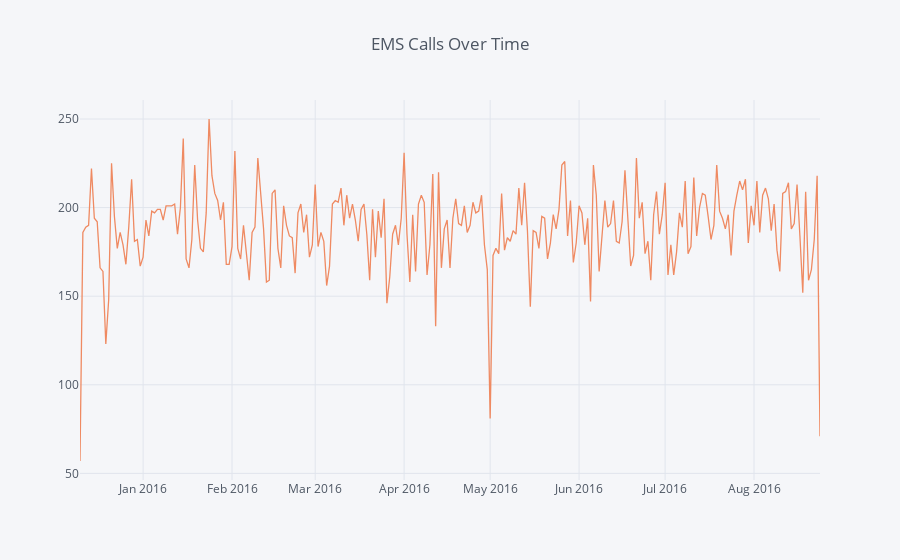

Notebook source saved alongside this figure:
### Code cell
df[df['Type']=='EMS'].groupby('Date').count()['twp'].iplot(title = 'EMS Calls Over Time',colorscale='rdgy')

### Figure 1 — Plotly figure (JSON) as saved in the notebook; plotly's stock layout.template omitted (floating-point values rounded to 4 significant figures; data arrays with more than 128 entries replaced by an {"elided": "..."} marker saying what was removed)
{"data": [{"line": {"color": "rgba(239, 138, 98, 1.0)", "dash": "solid", "shape": "linear", "width": 1.3}, "mode": "lines", "name": "twp", "text": "", "type": "scatter", "uid": "081ce57a-dc41-4662-9a83-207d54881bae", "x": {"elided": "259 str values"}, "y": {"elided": "259 int values"}}], "layout": {"legend": {"bgcolor": "#F5F6F9", "font": {"color": "#4D5663"}}, "paper_bgcolor": "#F5F6F9", "plot_bgcolor": "#F5F6F9", "title": {"font": {"color": "#4D5663"}, "text": "EMS Calls Over Time"}, "xaxis": {"gridcolor": "#E1E5ED", "showgrid": true, "tickfont": {"color": "#4D5663"}, "title": {"font": {"color": "#4D5663"}, "text": ""}, "zerolinecolor": "#E1E5ED"}, "yaxis": {"gridcolor": "#E1E5ED", "showgrid": true, "tickfont": {"color": "#4D5663"}, "title": {"font": {"color": "#4D5663"}, "text": ""}, "zerolinecolor": "#E1E5ED"}}}
